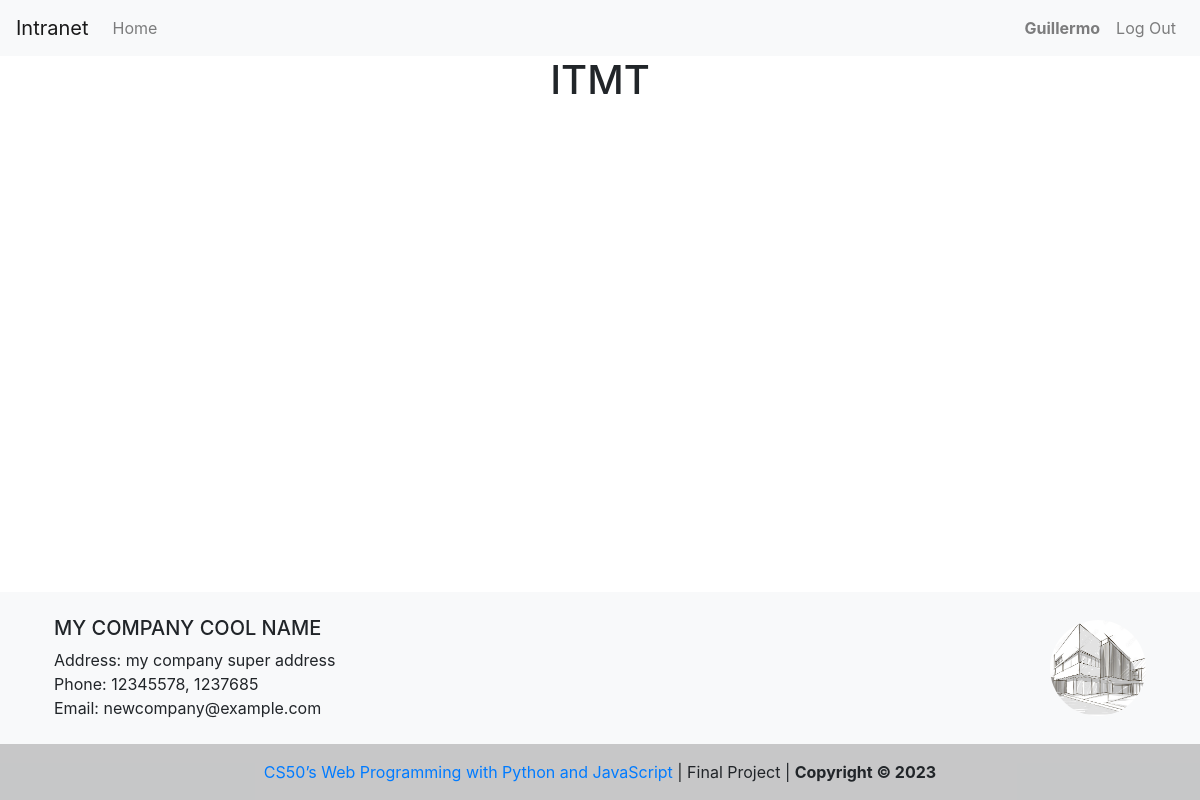
The page /customize_app (signed in) on the database its author committed.
### capstone/models.py (models this page shows)
class User(AbstractUser):
    pass

class Footer(models.Model):
    company_name = models.CharField(max_length=255)
    company_address = models.CharField(max_length=255)
    company_phone = models.CharField(max_length=20)
    company_email = models.EmailField(default="")
    company_avatar = models.ImageField(upload_to="company_logo/")

### capstone/views.py (the view, shortened to what this page needs)
# urls.py: path("customize_app", views.customize_app, name="customize_app"),
@login_required
def customize_app(request):
    footer = Footer.objects.first()
    intranet = Intranet.objects.first()
    return render(request, "capstone/customize_app.html")

### capstone/context_processors.py (called while the page is built)
def footer_processor(request):
    footer = Footer.objects.first()
    return {
        "company_name": footer.company_name,
        "company_address": footer.company_address,
        "company_phone": footer.company_phone,
        "company_email": footer.company_email,
        "company_avatar": footer.company_avatar,
    }

def intranet_processor(request):
    intranet = Intranet.objects.first()
    return {
        "company_intranet": intranet.company_intranet,
    }

### capstone/templates/capstone/customize_app.html (shortened to what this page needs)
{% extends "capstone/layout.html" %}

### capstone/templates/capstone/layout.html (shortened to what this page needs)
{% load static %}
<!DOCTYPE html>
<html lang="en">
  <head>
    <link
      rel="stylesheet"
      href="https://cdn.jsdelivr.net/npm/intl-tel-input@18.1.1/build/css/intlTelInput.css"
    />
    <link
      rel="stylesheet"
      href="https://stackpath.bootstrapcdn.com/bootstrap/4.4.1/css/bootstrap.min.css"
    />
    <link href="{% static 'capstone/styles.css' %}" rel="stylesheet" />
  </head>
  <body>
    <nav class="navbar navbar-expand-lg navbar-light bg-light">
      <a class="navbar-brand" href="{{ company_intranet|default:'#'}}" rel="noopener noreferrer" target="{{ company_intranet|yesno:'blank' }}">Intranet</a>
      <div class="collapse navbar-collapse" id="navbarContent">
        <ul class="navbar-nav mr-auto">
          {% if user.is_authenticated %}
          <li class="nav-item">
            <a class="nav-link" href="{% url 'index' %}">Home</a>
          </li>
        </ul>
        <ul class="navbar-nav ml-auto">
          <li class="nav-item">
            <a class="nav-link" href="#"><b>{{ user.username }}</b></a>
          </li>
          <li class="nav-item">
            <a class="nav-link" href="{% url 'logout' %}">Log Out</a>
          </li>
          {% else %}
          <li class="nav-item">
            <a class="nav-link" href="{% url 'login' %}">Log In</a>
          </li>
        </ul>
        {% endif %}
      </div>
    </nav>
    {% if user.is_authenticated %}
    <h1 class="d-flex justify-content-center">ITMT</h1>
    {% endif %}
    <div class="body content">
    </div>
  </body>
  {% include 'capstone/footer.html' %}
</html>

### capstone/templates/capstone/footer.html
<footer class="bg-light text-lg-start mt-5">
  <div class="container p-4">
    <div class="row">
      <div class="col-lg-6 col-md-12 mb-4 mb-md-0">
        <h5 class="text-uppercase">{{ company_name }}</h5>
        <div>
          <p class="m-0">Address: {{ company_address }}</p>
          <p class="m-0">Phone: {{ company_phone }}</p>
          <p class="m-0">Email: {{ company_email }}</p>
        </div>
      </div>
      <div
        class="col-lg-6 col-md-12 mb-4 mb-md-0 d-flex justify-content-end align-items-center"
      >
      <img src="{{ company_avatar.url|default:'/media/company_logo/logo-placeholder-image.png'}}" alt="{{company_name}} Logo" class="rounded-circle" style="height: 6rem; width: 6rem; object-fit: cover" />
      </div>
    </div>
  </div>
  <div class="text-center p-3 footer">
    <a href="https://cs50.harvard.edu/web/2020/" class="text-decoration-none" target="blank" rel="noopener noreferrer">CS50’s Web Programming with Python and JavaScript</a> | Final Project |
    <b>Copyright © 2023</b>
  </div>
</footer>

### capstone/static/capstone/styles.css (style rules this page uses)
:root { --border-color: #80bdff; --grey-color: #495057; --box-shadow: 0 0 0 0.2rem rgba(0, 123, 255, 0.25); }
body { display: flex; min-height: 100vh; flex-direction: column; }
.content { flex: 1; }
.footer { background-color: rgba(0, 0, 0, 0.2); }

### rows shown on the page
User: username "Guillermo"
Footer: company_name "MY COMPANY COOL NAME", company_address "my company super address", company_phone "12345578, 1237685", company_email "newcompany@example.com"
